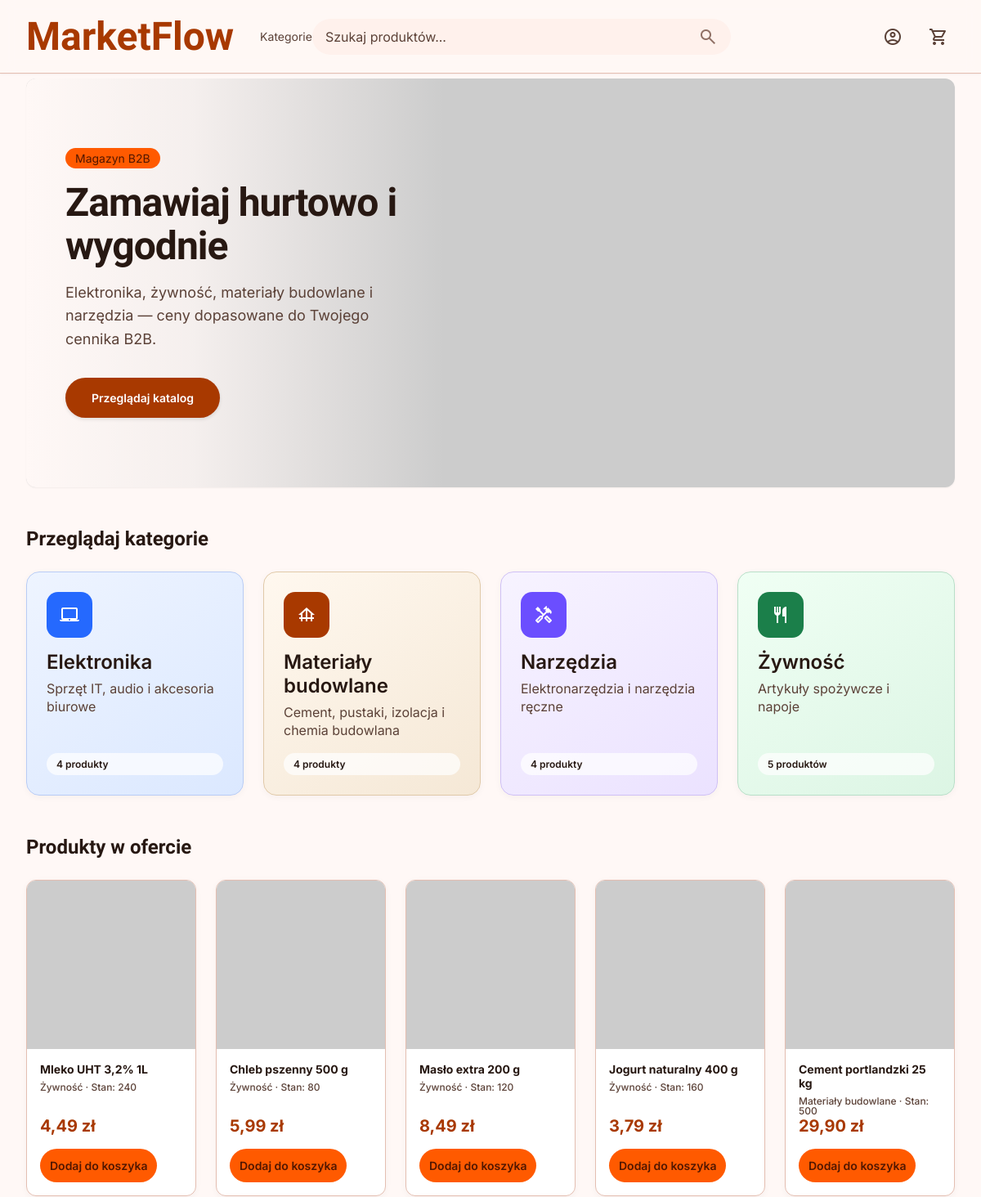
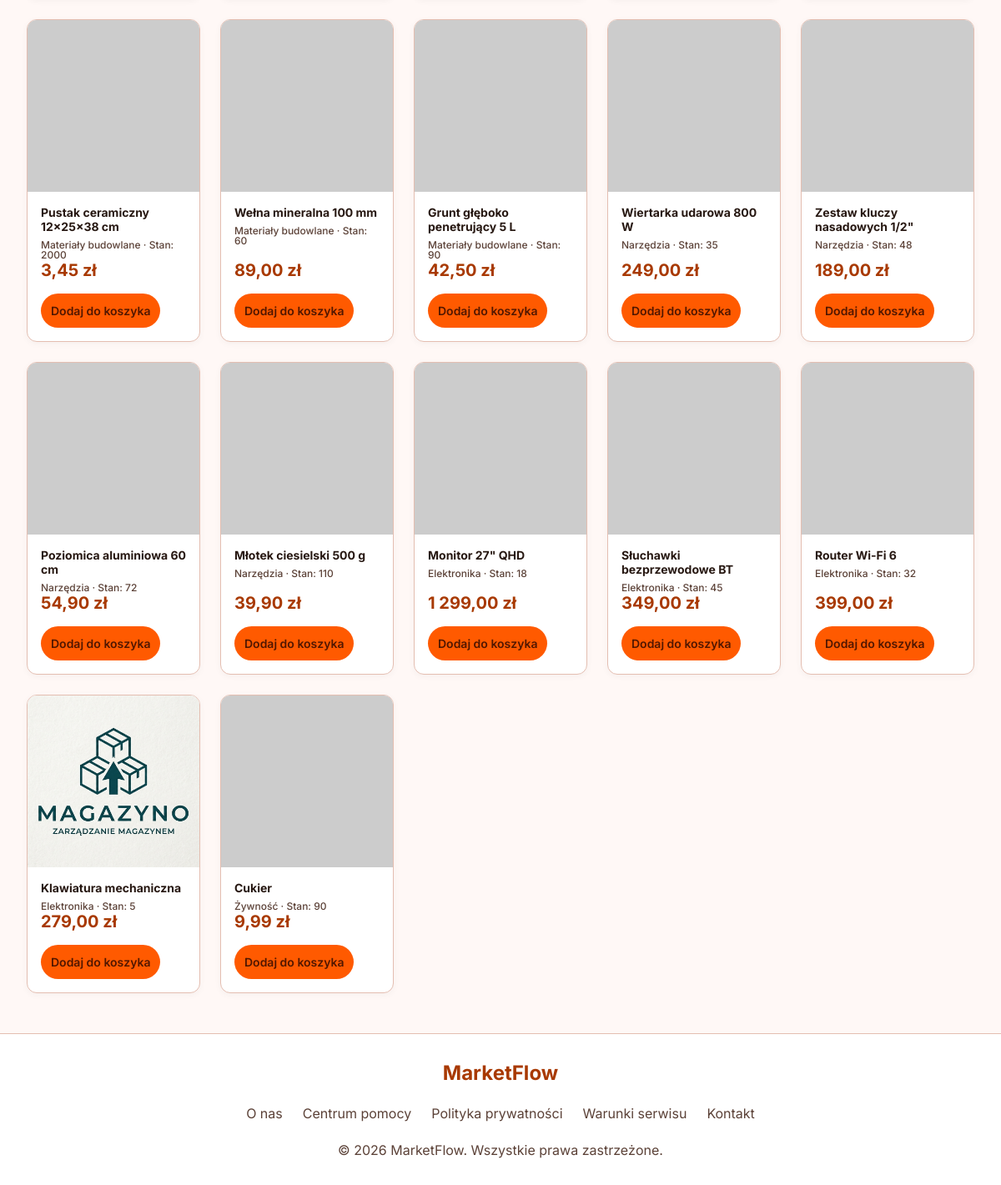
The page /ZZZ/public/index.php on the database its author committed (2 pictures, top to bottom).
### tables this page shows
CREATE TABLE `product_categories` (
  `id` bigint(20) NOT NULL,
  `name` varchar(128) NOT NULL,
  `parent_id` bigint(20) DEFAULT NULL
);

CREATE TABLE `products` (
  `id` bigint(20) NOT NULL,
  `sku` varchar(64) NOT NULL,
  `name` varchar(255) NOT NULL,
  `description` text DEFAULT NULL,
  `image_path` varchar(255) DEFAULT NULL,
  `category_id` bigint(20) DEFAULT NULL,
  `unit` varchar(32) NOT NULL,
  `is_active` tinyint(1) NOT NULL DEFAULT 1,
  `created_at` timestamp NOT NULL DEFAULT current_timestamp(),
  `updated_at` timestamp NOT NULL DEFAULT current_timestamp() ON UPDATE current_timestamp(),
  `type` varchar(20) NOT NULL DEFAULT 'electronic',
  `warranty_months` int(11) DEFAULT NULL,
  `expiration_date` date DEFAULT NULL
);

CREATE TABLE `product_prices` (
  `id` bigint(20) NOT NULL,
  `product_id` bigint(20) NOT NULL,
  `price_list_id` bigint(20) NOT NULL,
  `price` decimal(18,4) NOT NULL,
  `min_quantity` decimal(18,3) NOT NULL DEFAULT 1.000,
  `valid_from` date DEFAULT NULL,
  `valid_to` date DEFAULT NULL
);

### ZZZ/config/database.php (called while the page is built, shortened)
<?php
function loadEnv(string $path): array
{
    $env = [];
    if (!is_readable($path)) {
        return $env;
    }
    return $env;
}
function db(): PDO
{
    $root = dirname(__DIR__);
    $env = loadEnv($root . '/.env');
    if ($env === []) {
        $env = loadEnv($root . '/.env.example');
    }
    $host = $env['DB_HOST'] ?? '127.0.0.1';
    $port = $env['DB_PORT'] ?? '3306';
    $name = $env['DB_NAME'] ?? 'warehouse';
    $user = $env['DB_USER'] ?? 'root';
    $pass = $env['DB_PASS'] ?? '';
    $dsn = sprintf('mysql:host=%s;port=%s;dbname=%s;charset=utf8mb4', $host, $port, $name);
    $pdo = new PDO($dsn, $user, $pass, [
        PDO::ATTR_ERRMODE => PDO::ERRMODE_EXCEPTION,
        PDO::ATTR_DEFAULT_FETCH_MODE => PDO::FETCH_ASSOC,
        PDO::ATTR_EMULATE_PREPARES => false,
    ]);
    return $pdo;
}

### ZZZ/includes/helpers.php (called while the page is built, shortened)
<?php
function e(?string $value): string
{
    return htmlspecialchars((string) $value, ENT_QUOTES, 'UTF-8');
}
function appConfig(string $key, mixed $default = null): mixed
{
    static $env = null;
    if ($env === null) {
        $root = dirname(__DIR__);
        $env = loadEnv($root . '/.env');
        if ($env === []) {
            $env = loadEnv($root . '/.env.example');
        }
    }
    return $env[$key] ?? $default;
}
function formatMoney(float $amount): string
{
    return number_format($amount, 2, ',', ' ') . ' zł';
}
function typeLabel(string $type): string
{
    return match ($type) {
        'electronic' => 'Elektronika',
        'food' => 'Żywność',
        'building' => 'Materiały budowlane',
        'tools' => 'Narzędzia',
        default => ucfirst($type),
    };
}
function categoryPresentation(string $name): array
{
    $key = mb_strtolower(trim($name));
    return match ($key) {
        'elektronika' => [
            'icon' => 'laptop_mac',
            'modifier' => 'electronic',
            'description' => 'Sprzęt IT, audio i akcesoria biurowe',
        ],
        'żywność', 'zywnosc' => [
            'icon' => 'restaurant',
            'modifier' => 'food',
            'description' => 'Artykuły spożywcze i napoje',
        ],
        'materiały budowlane', 'materialy budowlane' => [
            'icon' => 'foundation',
            'modifier' => 'building',
            'description' => 'Cement, pustaki, izolacja i chemia budowlana',
        ],
        'narzędzia', 'narzedzia' => [
            'icon' => 'handyman',
            'modifier' => 'tools',
            'description' => 'Elektronarzędzia i narzędzia ręczne',
        ],
        default => [
            'icon' => 'category',
            'modifier' => 'default',
            'description' => 'Produkty z magazynu B2B',
        ],
    };
}
function productCountLabel(int $count): string
{
    $mod10 = $count % 10;
    $mod100 = $count % 100;
    if ($mod10 >= 2 && $mod10 <= 4 && ($mod100 < 12 || $mod100 > 14)) {
        return $count . ' produkty';
    }
    return $count . ' produktów';
}
    return 'ORD-' . strtoupper(bin2hex(random_bytes(4)));
function productPlaceholderImage(string $name): string
{
    $text = rawurlencode(mb_substr($name, 0, 24));
    return 'https://via.placeholder.com/400x400?text=' . $text;
}
function productImageUrl(array $product): string
{
    $path = $product['image_path'] ?? null;
    if ($path) {
        return appUrl('/public/' . ltrim($path, '/'));
    }
    return productPlaceholderImage($product['name'] ?? 'Produkt');
}

### ZZZ/includes/bootstrap.php (called while the page is built, shortened)
<?php
require_once dirname(__DIR__) . '/config/database.php';
require_once __DIR__ . '/helpers.php';
require_once __DIR__ . '/repositories/ProductRepository.php';
require_once __DIR__ . '/repositories/CategoryRepository.php';
require_once __DIR__ . '/auth.php';
function appUrl(string $path = ''): string
{
    $base = rtrim((string) appConfig('APP_URL', ''), '/');
    return $base . $path;
}

### ZZZ/includes/auth.php (called while the page is built, shortened)
<?php
function currentUser(): ?array
{
    if (empty($_SESSION['user_id'])) {
        return null;
    }
    $repo = new UserRepository(db());
    $user = $repo->findById((int) $_SESSION['user_id']);
    return $user ?: null;
}
function isLoggedIn(): bool
{
    return currentUser() !== null;
}
function customerId(): ?int
{
    $user = currentUser();
    if (!$user || $user['customer_id'] === null) {
        return null;
    }
    return (int) $user['customer_id'];
}
function priceListIdForUser(): int
{
    $cid = customerId();
    return 1;
}

### ZZZ/includes/repositories/CategoryRepository.php (called while the page is built, shortened)
<?php
class CategoryRepository
{
    public function allWithProductCounts(): array
    {
        return $this->pdo->query('SELECT c.*, COUNT(p.id) AS product_count
            FROM product_categories c
            LEFT JOIN products p ON p.category_id = c.id AND p.is_active = 1
            GROUP BY c.id
            ORDER BY c.name')->fetchAll();
    }
}

### ZZZ/includes/repositories/ProductRepository.php (called while the page is built, shortened)
<?php
class ProductRepository
{
    public function findActive(int $limit = 50, int $offset = 0): array
    {
        $stmt = $this->pdo->prepare('SELECT p.*, c.name AS category_name
            FROM products p
            LEFT JOIN product_categories c ON c.id = p.category_id
            WHERE p.is_active = 1
            ORDER BY p.created_at DESC
            LIMIT ? OFFSET ?');
        $stmt->bindValue(1, $limit, PDO::PARAM_INT);
        $stmt->bindValue(2, $offset, PDO::PARAM_INT);
        $stmt->execute();
        return $stmt->fetchAll();
    }
    public function getPrice(int $productId, int $priceListId): ?float
    {
        $stmt = $this->pdo->prepare('SELECT price FROM product_prices
            WHERE product_id = ? AND price_list_id = ?
            ORDER BY min_quantity ASC LIMIT 1');
        $stmt->execute([$productId, $priceListId]);
        $price = $stmt->fetchColumn();
        return $price !== false ? (float) $price : null;
    }
    public function getAvailableStock(int $productId): float
    {
        $stmt = $this->pdo->prepare('SELECT COALESCE(SUM(quantity_on_hand - quantity_reserved), 0)
            FROM inventory_items WHERE product_id = ?');
        $stmt->execute([$productId]);
        return (float) $stmt->fetchColumn();
    }
}

### ZZZ/public/index.php (the view, shortened to what this page needs)
<?php
require_once dirname(__DIR__) . '/includes/bootstrap.php';
$productRepo = new ProductRepository($pdo);
$categoryRepo = new CategoryRepository($pdo);
$priceListId = priceListIdForUser();
$products = $productRepo->findActive(24);
$categories = $categoryRepo->allWithProductCounts();
$activeNav = 'home';
require dirname(__DIR__) . '/includes/layout/storefront_header.php';
?>
<main>
    <section class="hero">
        <img src="https://via.placeholder.com/1400x500?text=MarketFlow+Magazyn+B2B" alt="Hero Banner">
        <div class="hero-overlay">
            <span class="hero-badge">Magazyn B2B</span>
            <h1 class="font-display-lg">Zamawiaj hurtowo i wygodnie</h1>
            <p class="font-body-lg">Elektronika, żywność, materiały budowlane i narzędzia — ceny dopasowane do Twojego cennika B2B.</p>
            <a href="<?= e(appUrl('/public/category.php')) ?>" class="hero-btn" style="display:inline-block;text-decoration:none;text-align:center;">Przeglądaj katalog</a>
        </div>
    </section>
    <section id="categories">
        <h2 class="font-headline-md">Przeglądaj kategorie</h2>
        <div class="categories-grid">
            <?php foreach ($categories as $cat):
                $meta = categoryPresentation($cat['name']);
                $count = (int) ($cat['product_count'] ?? 0);
            ?>
            <a href="<?= e(appUrl('/public/category.php?category_id=' . $cat['id'])) ?>" class="category-card category-card--<?= e($meta['modifier']) ?>">
                <div class="category-card__icon">
                    <span class="material-symbols-outlined"><?= e($meta['icon']) ?></span>
                </div>
                <div>
                    <span class="category-card__name"><?= e($cat['name']) ?></span>
                    <span class="category-card__desc"><?= e($meta['description']) ?></span>
                </div>
                <span class="category-card__count"><?= e(productCountLabel($count)) ?></span>
            </a>
            <?php endforeach; ?>
        </div>
    </section>
    <section>
        <h2 class="font-headline-md">Produkty w ofercie</h2>
        <div class="products-grid">
            <?php foreach ($products as $product):
                $price = $productRepo->getPrice((int) $product['id'], $priceListId);
                $stock = $productRepo->getAvailableStock((int) $product['id']);
            ?>
            <div class="product-card" onclick="location.href='<?= e(appUrl('/public/product.php?id=' . $product['id'])) ?>'">
                <div class="product-image">
                    <img src="<?= e(productImageUrl($product)) ?>" alt="<?= e($product['name']) ?>">
                </div>
                <div class="product-info">
                    <h3 class="product-name"><?= e($product['name']) ?></h3>
                    <p class="font-label-sm" style="color:var(--on-surface-variant);"><?= e(typeLabel($product['type'])) ?> · Stan: <?= e((string) $stock) ?></p>
                    <?php if ($price !== null): ?>
                    <p class="product-price"><?= e(formatMoney($price)) ?></p>
                    <?php else: ?>
                    <p class="product-price" style="color:var(--on-surface-variant);">Brak ceny</p>
                    <?php endif; ?>
                    <?php if ($price !== null && $stock > 0): ?>
                    <form method="post" action="<?= e(appUrl('/public/cart_action.php')) ?>" onclick="event.stopPropagation();">
                        <button type="submit" class="product-button">Dodaj do koszyka</button>
                    </form>
                    <?php endif; ?>
                </div>
            </div>
            <?php endforeach; ?>
        </div>
    </section>
</main>
<?php require dirname(__DIR__) . '/includes/layout/storefront_footer.php'; ?>

### ZZZ/includes/layout/storefront_header.php (shortened to what this page needs)
<?php
$activeNav = $activeNav ?? '';
$searchQuery = $searchQuery ?? '';
?>
<!DOCTYPE html>
<html lang="pl">
<head>
    <link rel="stylesheet" href="<?= e(appUrl('/public/assets/css/style.css')) ?>">
</head>
<body>
<nav class="navbar">
    <div class="navbar-container">
        <div class="navbar-brand-group">
            <a href="<?= e(appUrl('/public/index.php')) ?>" class="navbar-logo">MarketFlow</a>
            <div class="navbar-links">
                <a href="<?= e(appUrl('/public/category.php')) ?>" class="<?= $activeNav === 'categories' ? 'active' : '' ?>">Kategorie</a>
            </div>
        </div>
        <form class="search-bar" action="<?= e(appUrl('/public/search.php')) ?>" method="get">
            <input type="text" name="q" placeholder="Szukaj produktów..." value="<?= e($searchQuery) ?>">
            <span class="material-symbols-outlined search-icon">search</span>
        </form>
        <div class="navbar-actions">
            <?php if (isLoggedIn()): ?>
                <?php if (userRole() === 'customer'): ?>
                    <a href="<?= e(appUrl('/panel/')) ?>" class="material-symbols-outlined" title="Panel klienta">account_circle</a>
                <?php elseif (userRole() === 'admin'): ?>
                    <a href="<?= e(appUrl('/admin/')) ?>" class="material-symbols-outlined" title="Panel admina">admin_panel_settings</a>
                <?php endif; ?>
                <a href="<?= e(appUrl('/public/logout.php')) ?>" class="material-symbols-outlined" title="Wyloguj">logout</a>
            <?php else: ?>
                <a href="<?= e(appUrl('/public/login.php')) ?>" class="material-symbols-outlined" title="Logowanie">account_circle</a>
            <?php endif; ?>
            <a href="<?= e(appUrl('/public/cart.php')) ?>" class="material-symbols-outlined" title="Koszyk">shopping_cart
            </a>
        </div>
    </div>
</nav>

### ZZZ/includes/layout/storefront_footer.php (shortened to what this page needs)
<footer>
    <div style="max-width: 1280px; margin: 0 auto; display: flex; flex-direction: column; gap: 24px;">
        <div style="text-align: center;">
            <h3 class="footer-brand">MarketFlow</h3>
        </div>
        <div class="footer-links">
            <a href="#">O nas</a>
            <a href="#">Centrum pomocy</a>
            <a href="#">Polityka prywatności</a>
            <a href="#">Warunki serwisu</a>
            <a href="#">Kontakt</a>
        </div>
        <div class="footer-copyright">
            © <?= date('Y') ?> MarketFlow. Wszystkie prawa zastrzeżone.
        </div>
    </div>
</footer>
</body>
</html>

### rows shown on the page
product_categories: name "Elektronika", name "Sprzęt IT, audio i akcesoria biurowe", count "4 produkty"
product_categories: name "Materiały budowlane", name "Cement, pustaki, izolacja i chemia budowlana", count "4 produkty"
product_categories: name "Narzędzia", name "Elektronarzędzia i narzędzia ręczne", count "4 produkty"
product_categories: name "Żywność", name "Artykuły spożywcze i napoje", count "5 produktów"
products: name "Mleko UHT 3,2% 1L", type "Żywność", stock "240", id.price "4,49 zł"
products: name "Chleb pszenny 500 g", type "Żywność", stock "80", id.price "5,99 zł"
products: name "Masło extra 200 g", type "Żywność", stock "120", id.price "8,49 zł"
products: name "Jogurt naturalny 400 g", type "Żywność", stock "160", id.price "3,79 zł"
products: name "Cement portlandzki 25 kg", type "Materiały budowlane", stock "500", id.price "29,90 zł"
products: name "Pustak ceramiczny 12x25x38 cm", type "Materiały budowlane", stock "2000", id.price "3,45 zł"
products: name "Wełna mineralna 100 mm", type "Materiały budowlane", stock "60", id.price "89,00 zł"
products: name "Grunt głęboko penetrujący 5 L", type "Materiały budowlane", stock "90", id.price "42,50 zł"
products: name "Wiertarka udarowa 800 W", type "Narzędzia", stock "35", id.price "249,00 zł"
products: name "Zestaw kluczy nasadowych 1/2\"", type "Narzędzia", stock "48", id.price "189,00 zł"
products: name "Poziomica aluminiowa 60 cm", type "Narzędzia", stock "72", id.price "54,90 zł"
products: name "Młotek ciesielski 500 g", type "Narzędzia", stock "110", id.price "39,90 zł"
products: name "Monitor 27\" QHD", type "Elektronika", stock "18", id.price "1 299,00 zł"
products: name "Słuchawki bezprzewodowe BT", type "Elektronika", stock "45", id.price "349,00 zł"
products: name "Router Wi-Fi 6", type "Elektronika", stock "32", id.price "399,00 zł"
products: image_path (picture), name "Klawiatura mechaniczna", type "Elektronika", stock "5", id.price "279,00 zł"
products: name "Cukier", type "Żywność", stock "90", id.price "9,99 zł"
